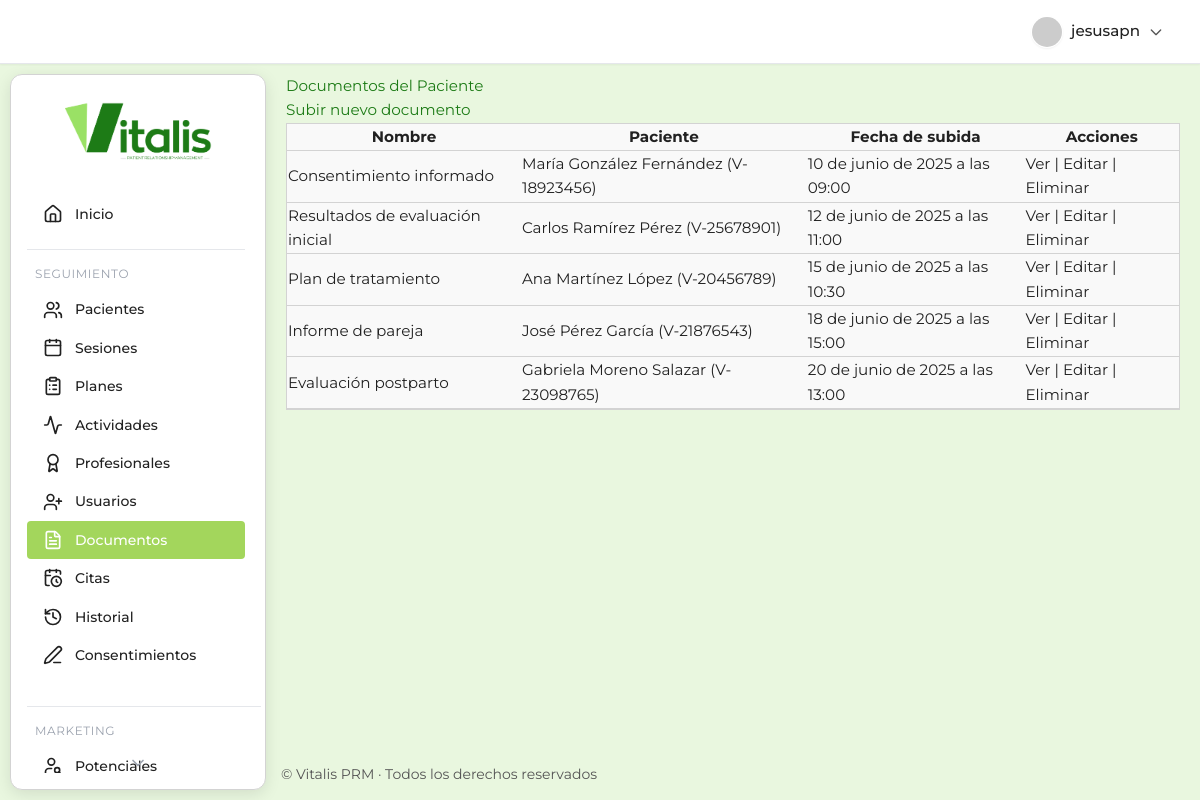
Page /consultorio/documentos/ (signed in) on the committed database.
### prm_salud/consultorio/models.py (models this page shows, shortened)
class DocumentoPaciente(models.Model):
    paciente = models.ForeignKey(Paciente, on_delete=models.CASCADE, related_name='documentos')
    nombre = models.CharField(max_length=255)
    archivo = models.FileField(upload_to='documentos_pacientes/')
    fecha_subida = models.DateTimeField(auto_now_add=True)
    descripcion = models.TextField(blank=True)

class Paciente(models.Model):
    id_paciente = models.CharField(max_length=50, unique=True, editable=False, primary_key=True) # ID único generado
    nombres = models.CharField(max_length=100, verbose_name="Nombres")
    apellidos = models.CharField(max_length=100, verbose_name="Apellidos")
    fecha_nacimiento = models.DateField(verbose_name="Fecha de Nacimiento")
    genero = models.CharField(
        max_length=20,
        choices=[
            ('Femenino', 'Femenino'),
            ('Masculino', 'Masculino'),
            ('Prefiero no decir', 'Prefiero no decir')
        ],
        verbose_name="Género"
    )
    cedula_identidad = models.CharField(max_length=20, unique=True, verbose_name="Cédula de Identidad")
    telefono = models.CharField(max_length=20, blank=True, null=True, verbose_name="Teléfono")
    email = models.EmailField(blank=True, null=True, verbose_name="Email")
    direccion = models.CharField(max_length=255, blank=True, null=True, verbose_name="Dirección")
    estado_paciente = models.CharField(
        max_length=20,
        choices=[
            ('Activo', 'Activo'),
            ('En Pausa', 'En Pausa'),
            ('Dado de Alta', 'Dado de Alta'),
            ('No Acude', 'No Acude'),
            ('Nuevo', 'Nuevo')
        ],
        default='Activo',
        verbose_name="Estado del Paciente"
    )
    fecha_registro = models.DateField(auto_now_add=True, verbose_name="Fecha de Registro")
    fuente_referencia = models.CharField(
        max_length=50,
        choices=[
            ('Recomendación de Paciente', 'Recomendación de Paciente'),
            ('Redes Sociales', 'Redes Sociales'),
            ('Google Ads', 'Google Ads'),
            ('Otro Profesional de Salud', 'Otro Profesional de Salud'),
            ('Directo', 'Directo'),
            ('Desconocido', 'Desconocido')
        ],
        default='Desconocido',
        verbose_name="Fuente de Referencia"
    )
    motivo_principal_consulta_inicial = models.TextField(blank=True, null=True, verbose_name="Motivo Principal de Consulta Inicial")
    estado_inicial_valoracion = models.CharField(max_length=50, blank=True, null=True, verbose_name="Estado Inicial de Valoración")
    foto = models.ImageField(upload_to='pacientes/fotos/', blank=True, null=True, verbose_name="Foto")
    foto_offset_x = models.PositiveSmallIntegerField(default=50, verbose_name="Posición X de la Foto")
    foto_offset_y = models.PositiveSmallIntegerField(default=50, verbose_name="Posición Y de la Foto")
    class Meta:
        verbose_name = "Paciente"
        verbose_name_plural = "Pacientes"
        ordering = ['apellidos', 'nombres'] # Ordenar por apellido y nombre por defecto
    def __str__(self):
        return f"{self.nombres} {self.apellidos} ({self.cedula_identidad})"

### prm_salud/consultorio/views.py (the view)
# urls.py: path('documentos/', views.DocumentoPacienteListView.as_view(), name='documentopaciente_list'),
class DocumentoPacienteListView(LoginRequiredMixin, ListView):
    model = DocumentoPaciente
    template_name = 'consultorio/documentos/documentopaciente_list.html'
    context_object_name = 'documentos'

### prm_salud/consultorio/templates/consultorio/documentos/documentopaciente_list.html
{% extends 'consultorio/base.html' %} {% block content %}
<h2>Documentos del Paciente</h2>
<a
  href="{% url 'consultorio:documentopaciente_create' %}"
  class="btn btn-primary"
  >Subir nuevo documento</a
>
<table class="table">
  <thead>
    <tr>
      <th>Nombre</th>
      <th>Paciente</th>
      <th>Fecha de subida</th>
      <th>Acciones</th>
    </tr>
  </thead>
  <tbody>
    {% for documento in documentos %}
    <tr>
      <td>{{ documento.nombre }}</td>
      <td>{{ documento.paciente }}</td>
      <td>{{ documento.fecha_subida }}</td>
      <td>
        <a href="{% url 'consultorio:documentopaciente_detail' documento.pk %}"
          >Ver</a
        >
        |
        <a href="{% url 'consultorio:documentopaciente_update' documento.pk %}"
          >Editar</a
        >
        |
        <a href="{% url 'consultorio:documentopaciente_delete' documento.pk %}"
          >Eliminar</a
        >
      </td>
    </tr>
    {% empty %}
    <tr>
      <td colspan="4">No hay documentos.</td>
    </tr>
    {% endfor %}
  </tbody>
</table>
{% endblock %}

### prm_salud/consultorio/templates/consultorio/base.html (shortened to what this page needs)
{% load static %}
<!DOCTYPE html>
<html lang="es">
  <head>
    <link
      href="https://cdn.jsdelivr.net/npm/tailwindcss@2.2.19/dist/tailwind.min.css"
      rel="stylesheet"
    />
    <link
      rel="stylesheet"
      href="https://cdn.jsdelivr.net/npm/flatpickr/dist/flatpickr.min.css"
    />
    <link rel="stylesheet" href="{% static 'consultorio/css/main.css' %}" />
  </head>
  <body class="main-body-layout bg-[#e9f7df] text-text-main font-montserrat">
    <header
      class="flex justify-end items-center px-6 py-3 shadow-sm sticky top-0 left-0 right-0 z-20 w-full header-modern border-b border-gray-200"
    >
      <div class="relative">
        {% if user.is_authenticated %}
        <button
          id="user-menu-btn"
          onclick="toggleUserDropdown()"
          class="flex items-center gap-2 rounded-full px-3 py-1 hover:bg-gray-100 focus:outline-none focus:ring-2 focus:ring-primary"
        >
          <img
            src="https://ui-avatars.com/api/?name={{ user.get_full_name|default:user.username }}&background=4f46e5&color=fff&rounded=true&size=32"
            alt="Avatar"
            class="rounded-full shadow-sm border border-white"
          />
          <span class="font-medium"
            >{{ user.get_full_name|default:user.username }}</span
          >
          <svg
            fill="none"
            stroke="currentColor"
            stroke-width="2"
            stroke-linecap="round"
            stroke-linejoin="round"
            viewBox="0 0 24 24"
            class="w-4 h-4 text-gray-400"
          >
            <path d="M19 9l-7 7-7-7"></path>
          </svg>
        </button>
        {% endif %} {% block header_actions %}{% endblock %}
      </div>
    </header>
    <div class="content-wrapper">
      <aside
        class="sidebar-card-container"
        style="
          top: calc(64px + 10px);
          left: 10px;
          height: calc(100vh - (64px + 10px) - 10px);
        "
      >
        <div class="flex justify-center items-center h-28">
          <a href="{% url 'consultorio:dashboard' %}">
            <img
              src="{% static 'consultorio/img/PRMlogo.png' %}"
              alt="Logo Vitalis PRM"
              class="h-16 transition-transform duration-200 hover:scale-105"
            />
          </a>
        </div>
        <nav
          id="sidebar-scroll"
          class="flex flex-col gap-2 px-4 pr-2 overflow-y-scroll hide-scrollbar relative"
        >
          <a
            href="{% url 'consultorio:dashboard' %}"
            class="sidebar-link flex items-center gap-3 py-3 px-3 rounded-lg {% if request.path == '/consultorio/' %}sidebar-active{% endif %}"
          >
            <i data-lucide="home" class="w-5 h-5"></i><span>Inicio</span>
          </a>
          <div class="mt-2 border-t border-gray-200 pt-4 mr-4">
            <h3
              class="text-xs text-gray-400 uppercase tracking-wider mb-2 ml-2"
            >
              Seguimiento
            </h3>
            <a
              href="{% url 'consultorio:paciente_list' %}"
              class="sidebar-link flex items-center gap-3 py-3 px-3 rounded-lg {% if 'pacientes' in request.path %}sidebar-active{% endif %}"
            >
              <i data-lucide="users" class="w-5 h-5"></i><span>Pacientes</span>
            </a>
            <a
              href="{% url 'consultorio:sesion_list' %}"
              class="sidebar-link flex items-center gap-3 py-3 px-3 rounded-lg {% if 'sesiones' in request.path %}sidebar-active{% endif %}"
            >
              <i data-lucide="calendar" class="w-5 h-5"></i
              ><span>Sesiones</span>
            </a>
            <a
              href="{% url 'consultorio:plan_list' %}"
              class="sidebar-link flex items-center gap-3 py-3 px-3 rounded-lg {% if 'planes' in request.path %}sidebar-active{% endif %}"
            >
              <i data-lucide="clipboard-list" class="w-5 h-5"></i
              ><span>Planes</span>
            </a>
            <a
              href="{% url 'consultorio:actividad_list' %}"
              class="sidebar-link flex items-center gap-3 py-3 px-3 rounded-lg {% if 'actividades' in request.path %}sidebar-active{% endif %}"
            >
              <i data-lucide="activity" class="w-5 h-5"></i
              ><span>Actividades</span>
            </a>
            <a
              href="{% url 'consultorio:profesional_list' %}"
              class="sidebar-link flex items-center gap-3 py-3 px-3 rounded-lg {% if 'profesionales' in request.path %}sidebar-active{% endif %}"
            >
              <i data-lucide="award" class="w-5 h-5"></i
              ><span>Profesionales</span>
            </a>
            <a
              href="{% url 'consultorio:user_list' %}"
              class="sidebar-link flex items-center gap-3 py-3 px-3 rounded-lg {% if 'usuarios' in request.path %}sidebar-active{% endif %}"
            >
              <i data-lucide="user-plus" class="w-5 h-5"></i
              ><span>Usuarios</span>
            </a>
            <a
              href="{% url 'consultorio:documentopaciente_list' %}"
              class="sidebar-link flex items-center gap-3 py-3 px-3 rounded-lg {% if 'documentos' in request.path %}sidebar-active{% endif %}"
            >
              <i data-lucide="file-text" class="w-5 h-5"></i
              ><span>Documentos</span>
            </a>
            <a
              href="{% url 'consultorio:cita_list' %}"
              class="sidebar-link flex items-center gap-3 py-3 px-3 rounded-lg {% if 'citas' in request.path %}sidebar-active{% endif %}"
            >
              <i data-lucide="calendar-clock" class="w-5 h-5"></i
              ><span>Citas</span>
            </a>
            <a
              href="{% url 'consultorio:historialcambios_list' %}"
              class="sidebar-link flex items-center gap-3 py-3 px-3 rounded-lg {% if 'historiales' in request.path %}sidebar-active{% endif %}"
            >
              <i data-lucide="history" class="w-5 h-5"></i
              ><span>Historial</span>
            </a>
            <a
              href="{% url 'consultorio:consentimiento_list' %}"
              class="sidebar-link flex items-center gap-3 py-3 px-3 rounded-lg {% if 'consentimientos' in request.path %}sidebar-active{% endif %}"
            >
              <i data-lucide="pen-line" class="w-5 h-5"></i
              ><span>Consentimientos</span>
            </a>
          </div>
          <div class="mt-6 border-t border-gray-200 pt-4">
            <h3
              class="text-xs text-gray-400 uppercase tracking-wider mb-2 ml-2"
            >
              Marketing
            </h3>
            <a
              href="{% url 'consultorio:pacientepotencial_list' %}"
              class="sidebar-link flex items-center gap-3 py-3 px-3 rounded-lg {% if 'marketing/potenciales' in request.path %}sidebar-active{% endif %}"
            >
              <i data-lucide="user-search" class="w-5 h-5"></i
              ><span>Potenciales</span>
            </a>
          </div>
        </nav>
        <div id="scroll-indicator" class="flex justify-center -mt-2">
          <i
            data-lucide="chevron-down"
            class="w-5 h-5 text-gray-400 animate-bounce"
          ></i>
        </div>
      </aside>
      <main class="flex-1 overflow-auto main-content-offset">
        {% block content %}{% endblock %}
      </main>
    </div>
    <footer
      class="text-sm text-text-main py-4 mt-auto"
      style="
        border-top: none;
        text-align: left;
        padding-left: calc(16rem + 20px + 5px);
      "
    >
      &copy; {{ now|date:"Y" }} Vitalis PRM · Todos los derechos reservados
    </footer>
  </body>
</html>

### prm_salud/consultorio/static/consultorio/css/main.css (style rules this page uses)
:root { --primary: #A3D65C; --primary-dark: #2E7D32; --primary-hover: #2E7D32; --accent: #A3D65C; --warning: #FFCC00; --danger: #E74C3C; --info: #3498DB; --bg-light: #e9f7df; --bg-section: #F9F9F9; --bg-hover: #F1F8E9; --card-shadow: 0 4px 16px rgba(0,0,0,0.1); --table-border: #D3D3D3; --text-primary: #212121; --text-secondary: #555555; --text-light: #ECF0F1; --border-light: #D3D3D3; --border-dark: #2E7D32; --sidebar-bg: #FFFFFF; --sidebar-border: #D3D3D3; --sidebar-hover-bg: #F1F8E9; --text-white: #fff; --text-muted: var(--text-secondary); --btn-secondary: #D3D3D3; --btn-secondary-hover: #B0B0B0; --icon-main: #2E7D32; --icon-hover: #A3D65C; }
body { font-family: 'Montserrat', 'Segoe UI', Arial, sans-serif !important; font-size: 0.95rem; line-height: 1.6; color: #1D7B16; background-color: var(--bg-light); min-height: 100vh; display: flex; flex-direction: column; transition: background-color 0.3s ease, color 0.3s ease; margin: 0; }
table { border-collapse: separate; border-spacing: 0; width: 100%; background: var(--bg-section); border: 1px solid var(--table-border); }
th, td { border-bottom: 1px solid var(--table-border); color: var(--text-primary); }
aside { display: flex; flex-direction: column; overflow-y: auto; flex-shrink: 0; transition: background-color 0.3s ease; }
aside a img { height: 3.5rem; display: block; margin: 0 auto; transition: transform 0.2s ease-in-out; }
aside nav { flex-grow: 1; padding: 0.5rem 0; font-size: 0.875rem; display: flex; flex-direction: column; gap: 0.5rem; overflow-y: auto; padding-right: 4px; }
.sidebar-link { display: flex; align-items: center; padding: 0.5rem 1rem; border-radius: 0.25rem; transition: background-color 0.2s ease, color 0.2s ease; font-weight: 500; cursor: pointer; color: var(--text-primary); }
header { padding: 1rem 2rem; display: flex; align-items: center; justify-content: space-between; z-index: 10; flex-shrink: 0; transition: background-color 0.3s ease; }
header #user-menu-btn { display: flex; align-items: center; gap: 0.5rem; padding: 0.5rem 0.75rem; border-radius: 9999px; cursor: pointer; background-color: transparent; border: none; transition: background-color 0.2s ease; outline: none; }
header #user-menu-btn img { height: 2rem; width: 2rem; border-radius: 9999px; box-shadow: 0 1px 2px rgba(0,0,0,0.05); }
header #user-menu-btn span { font-weight: 500; color: var(--text-primary); }
header #user-menu-btn svg { width: 1rem; height: 1rem; color: var(--text-secondary); }
main { flex: 1; display: flex; flex-direction: column; min-height: 0; padding: 2.5rem 2rem; overflow-y: auto; }
footer { text-align: center; font-size: 0.75rem; color: var(--text-secondary); padding: 1.5rem 0; border-top: 1px solid var(--border-light); background: var(--bg-section); box-shadow: none; flex-shrink: 0; width: 100%; }
body, .font-montserrat { font-family: 'Montserrat', 'Segoe UI', Arial, sans-serif !important; }
:root { --bg-sidebar-dark: #FFFFFF; --border-sidebar-border: var(--border-light); --sidebar-hover-bg: #F0F0F0; --text-white: #fff; --text-muted: var(--text-secondary); }
.sidebar-card-container { overflow-y: hidden; }
.sidebar-card-container nav { overflow-y: auto; padding-right: 4px; }

### rows in the picture
DocumentoPaciente: nombre "Consentimiento informado", paciente "María González Fernández (V-18923456)", fecha_subida "10 de junio de 2025 a las 09:00"
DocumentoPaciente: nombre "Resultados de evaluación inicial", paciente "Carlos Ramírez Pérez (V-25678901)", fecha_subida "12 de junio de 2025 a las 11:00"
DocumentoPaciente: nombre "Plan de tratamiento", paciente "Ana Martínez López (V-20456789)", fecha_subida "15 de junio de 2025 a las 10:30"
DocumentoPaciente: nombre "Informe de pareja", paciente "José Pérez García (V-21876543)", fecha_subida "18 de junio de 2025 a las 15:00"
DocumentoPaciente: nombre "Evaluación postparto", paciente "Gabriela Moreno Salazar (V-23098765)", fecha_subida "20 de junio de 2025 a las 13:00"

### other values in the picture
{{ user.get_full_name|default:user.username }} "jesusapn"
